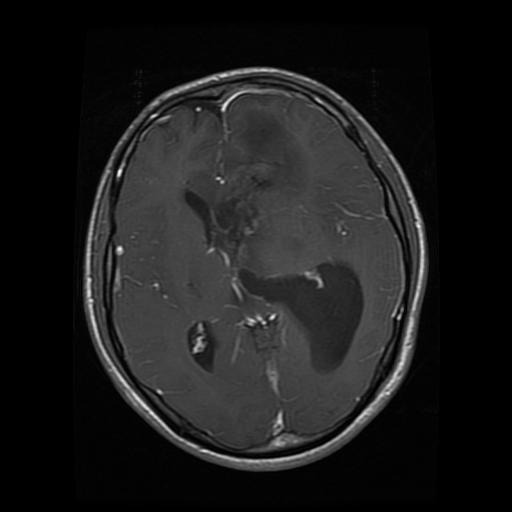
#> input picture task3_tumor_images/giloma_tumor0.png, 512 x 512 px; its folder holds only this picture in this run
$ python task3.py
#> lines starting #> are read from the running program, lines starting #| are printed output that depends on the picture; after the words box and inside, x2 and y2 are one past the last pixel; in counts of white or black regions, pixels touching at a corner belong together
#> further down, original_image is the input picture: shape (512, 512); min 0, max 253, mean 27.7
import os
import numpy as np
import cv2
import matplotlib.pyplot as plt


# Explicitly point to the 'task3_tumor_images' directory
image_folder = "task3_tumor_images"

# Ensure correct paths to images in the folder
image_paths = [os.path.join(image_folder, filename)
               for filename in os.listdir(image_folder)
               if filename.endswith('.png')]

print("Images to process:", image_paths)  # Debugging line


# List of 10 dummy images as placeholders
#image_paths = [f"tumor{i}.png" for i in range(0, 10)]

# Function to embed an annotation into an image
def embed(original_image, annotation):
#> called with annotation = 'This is a giloma tumor'
    binary_string = ''.join([format(ord(char), '08b') for char in annotation])

    # Extract all bit planes
    rows, cols = original_image.shape
#> rows = 512; cols = 512
    bit_planes = np.zeros((rows, cols, 8), dtype=np.uint8)

    # Print the LSB of the original image
    print("LSB of Original Image (Before Embedding):")
    print(bit_planes[:, :, 0])
#> (printed output is left out)

    for i in range(8):
        bit_planes[:, :, i] = (original_image >> i) & 1
        # print(bit_planes[:,:,0])

    # Zero out the LSB (bit plane 0)
    bit_planes[:, :, 0] = 0

    # Embed binary_string into the LSB bit plane
    num_bits = len(binary_string)
    if num_bits > rows * cols:
        raise ValueError('The image is too small to hide the annotation.')


    for i in range(num_bits):
        row = i // cols
        col = i % cols
        # Embed each bit of the binary string into the LSB
        bit_planes[row, col, 0] = int(binary_string[i])

    # Recompose the image from the modified bit planes
    recomposed_image = np.zeros((rows, cols), dtype=np.uint8)
    for i in range(8):
        recomposed_image += bit_planes[:, :, i] * (2**i)
#> this loop made 8 passes
#> pass 1, in embed, `recomposed_image += bit_planes[:, :, i] * (2**i)`:
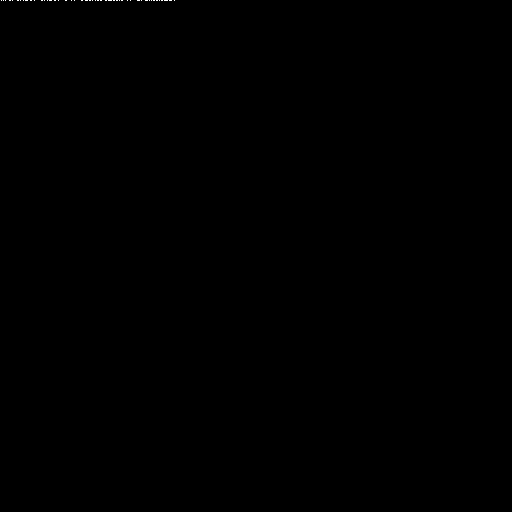
#> recomposed_image: shape (512, 512); values 0 (black) and 1 (white), 0.03% white in thin lines or dots, all inside (x1, y1, x2, y2) = (1, 0, 175, 1)
#> pass 2, in embed, `recomposed_image += bit_planes[:, :, i] * (2**i)`:
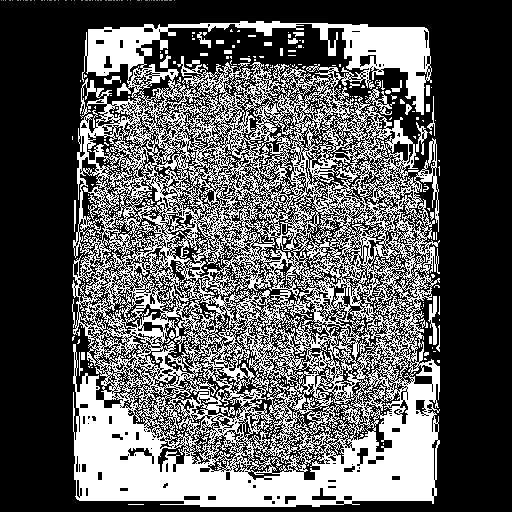
#> recomposed_image: shape (512, 512); min 0, max 2, mean 0.722; drawn with min black and max white
#> pass 3, in embed, `recomposed_image += bit_planes[:, :, i] * (2**i)`:
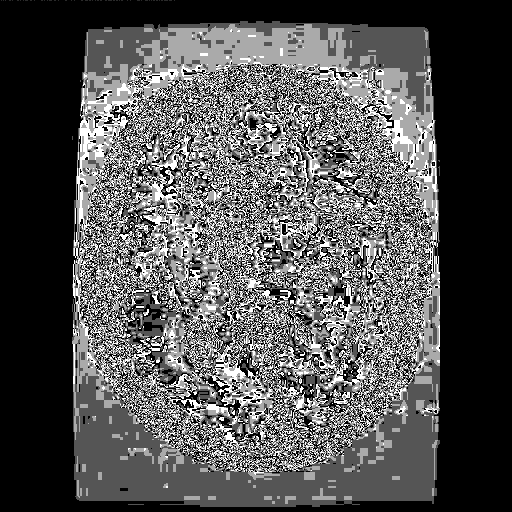
#> recomposed_image: shape (512, 512); min 0, max 6, mean 1.96; drawn with min black and max white

    # Print the LSB of the recomposed image
    print("LSB After Embedding:")
    print(recomposed_image & 1)  # Extract and print the LSB
#> (printed output is left out)

    return recomposed_image

# Function to extract the annotation from a recomposed image
def extract(recomposed_image, annotation_length):
#> called with annotation_length = 22
    rows, cols = recomposed_image.shape
#> rows = 512; cols = 512
    num_bits = annotation_length * 8  # Each character is 8 bits
    binary_string = ""

    for i in range(num_bits):
        row = i // cols
        col = i % cols
        binary_string += str(recomposed_image[row, col] & 1) # Extract Binary String from LSB
#> this loop made 176 passes
#> binary_string on passes 1 to 3: '0', '01', '010'

    # Convert binary string back to text
    annotation = "".join(
        chr(int(binary_string[i:i+8], 2)) for i in range(0, len(binary_string), 8)
    )
    return annotation

# Loop over the images, process them, and evaluate the results
# Convert Binary to Decimal (Base 10):  int(binary_string[i:i+8], 2)
# Convert Decimal to Text: chr(int(binary_string[i:i+8], 2))
for image_path in image_paths:
    original_image = cv2.imread(image_path, cv2.IMREAD_GRAYSCALE)
    if original_image is None:
        print(f"Image {image_path} not found. Skipping.")
        continue

    # Determine annotation based on the file name
    if "giloma" in image_path.lower():
        annotation = "This is a giloma tumor"
    elif "meningioma" in image_path.lower():
        annotation = "This is a meningioma tumor"
    elif "pituitary" in image_path.lower():
        annotation = "This is a pituitary tumor"
    elif "notumor" in image_path.lower():
        annotation = "This is not a tumor"
    else:
        annotation = "Unknown tumor type"

    # Debug: Print annotation for each image
    print(f"Embedding annotation for {image_path}: {annotation}")

    # Embed the annotation into the image
    recomposed_image = embed(original_image, annotation)

    # Extract the annotation to verify correctness
    extracted_annotation = extract(recomposed_image, len(annotation))
#> extracted_annotation = 'This is a giloma tumor'
    print(f"Extracted annotation: {extracted_annotation}")
#| Extracted annotation: This is a giloma tumor

    # Display the images (optional, remove if not needed)
    plt.figure(figsize=(12, 6))
    plt.subplot(1, 2, 1)
    plt.imshow(original_image, cmap="gray")
    plt.title(f"Original Image: {image_path}")
    plt.axis("off")

    plt.subplot(1, 2, 2)
    plt.imshow(recomposed_image, cmap="gray")
    plt.title(f"Recomposed Image: {image_path}")
    plt.axis("off")

    plt.tight_layout()
    plt.show()
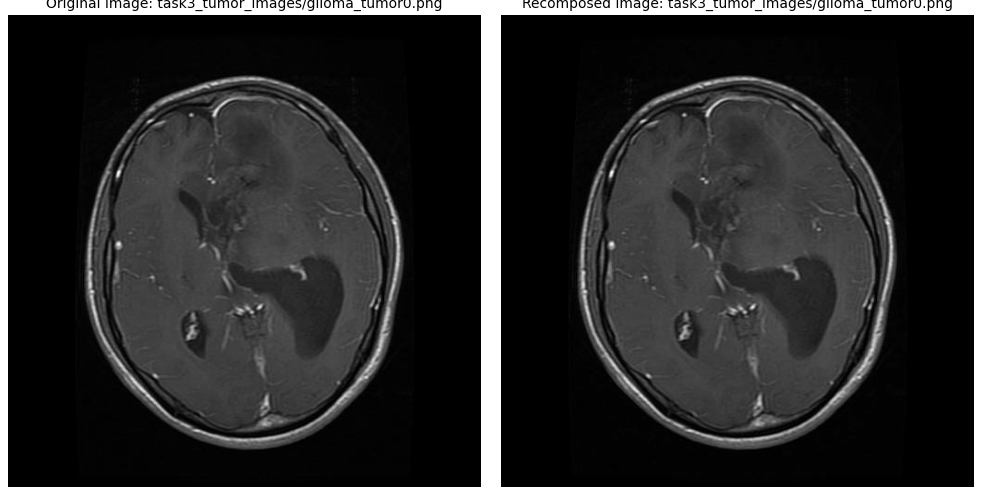
#> figure drawn by matplotlib, 2 panels


     # Extract the annotation
    extracted_annotation = extract(recomposed_image, len(annotation))
#> the loop in extract (call 2), `for i in range(num_bits):` made 176 passes


    # Evaluation results
    print(f"Original Annotation: {annotation}")
    print(f"Extracted Annotation: {extracted_annotation}")
#| Extracted Annotation: This is a giloma tumor
    if annotation == extracted_annotation:
        print(f"Annotation successfully embedded and extracted from {image_path}.\n")
    else:
        print(f"Error in annotation extraction for {image_path}.\n")

    plt.subplot(1, 2, 1)
    plt.imshow(recomposed_image, cmap="gray")
    plt.title(f"Image Post Extraction: {image_path}")
    plt.axis("off")
    plt.tight_layout()
    plt.show()

$ run again, on task3_tumor_images/meningioma_tumor1.png
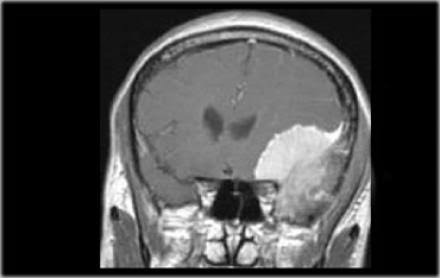
#> input picture task3_tumor_images/meningioma_tumor1.png, 440 x 278 px
#> original_image is the input picture: shape (278, 440); min 0, max 255, mean 71.8
#> (printed output is left out)
#> the loop in embed, `for i in range(8):` made 8 passes
#> pass 3, in embed, `recomposed_image += bit_planes[:, :, i] * (2**i)`:
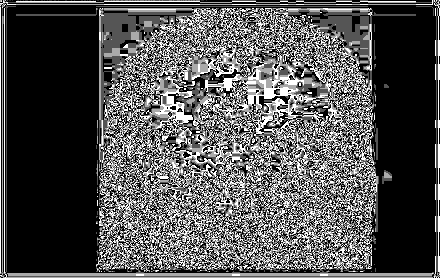
#> recomposed_image: shape (278, 440); min 0, max 6, mean 1.94; drawn with min black and max white
#> (printed output is left out)
#> the loop in extract, `for i in range(num_bits):` made 208 passes
#> binary_string on passes 1 to 3: '0', '01', '010'
#> extracted_annotation = 'This is a meningioma tumor'
#| Extracted annotation: This is a meningioma tumor
#> `plt.show()`:
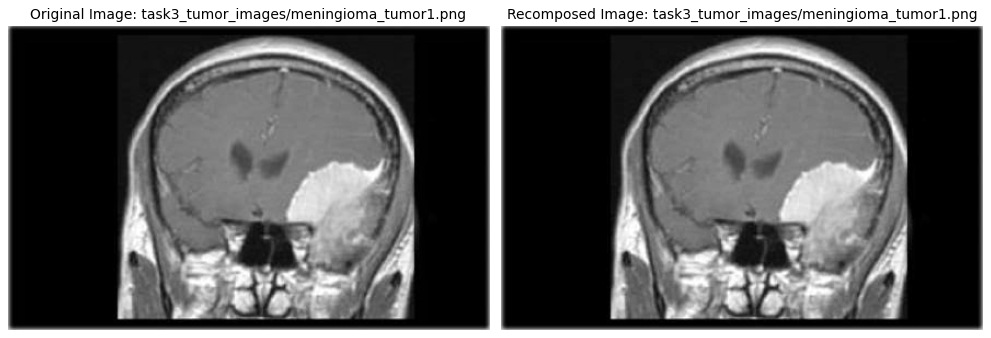
#> figure drawn by matplotlib, 2 panels
#> the loop in extract (call 2), `for i in range(num_bits):` made 208 passes
#| Extracted Annotation: This is a meningioma tumor

$ run again, on task3_tumor_images/giloma_tumor1.png
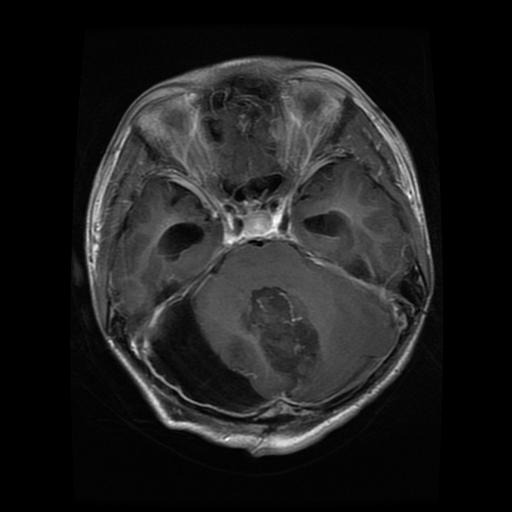
#> input picture task3_tumor_images/giloma_tumor1.png, 512 x 512 px
#> original_image is the input picture: shape (512, 512); min 0, max 255, mean 30.5
#> (printed output is left out)
#> the loop in embed, `for i in range(8):` made 8 passes
#> pass 3, in embed, `recomposed_image += bit_planes[:, :, i] * (2**i)`:
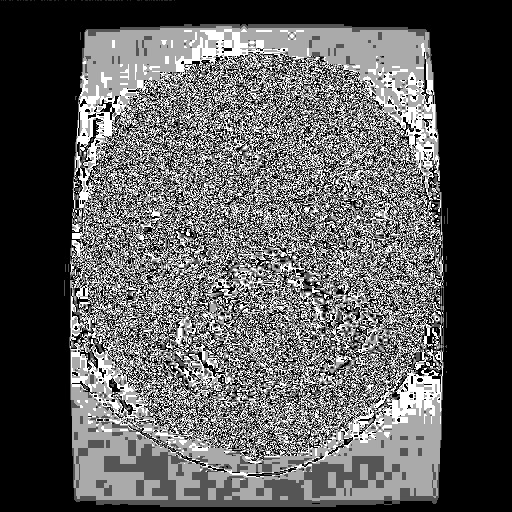
#> recomposed_image: shape (512, 512); min 0, max 6, mean 2.16; drawn with min black and max white
#> (printed output is left out)
#> the loop in extract, `for i in range(num_bits):` made 176 passes
#> binary_string on passes 1 to 3: '0', '01', '010'
#> extracted_annotation = 'This is a giloma tumor'
#| Extracted annotation: This is a giloma tumor
#> `plt.show()`:
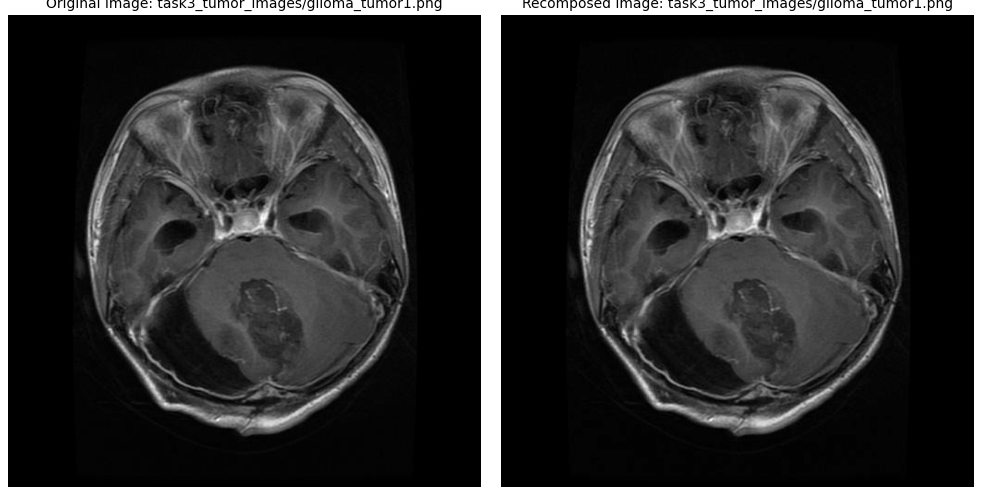
#> figure drawn by matplotlib, 2 panels
#> the loop in extract (call 2), `for i in range(num_bits):` made 176 passes
#| Extracted Annotation: This is a giloma tumor
